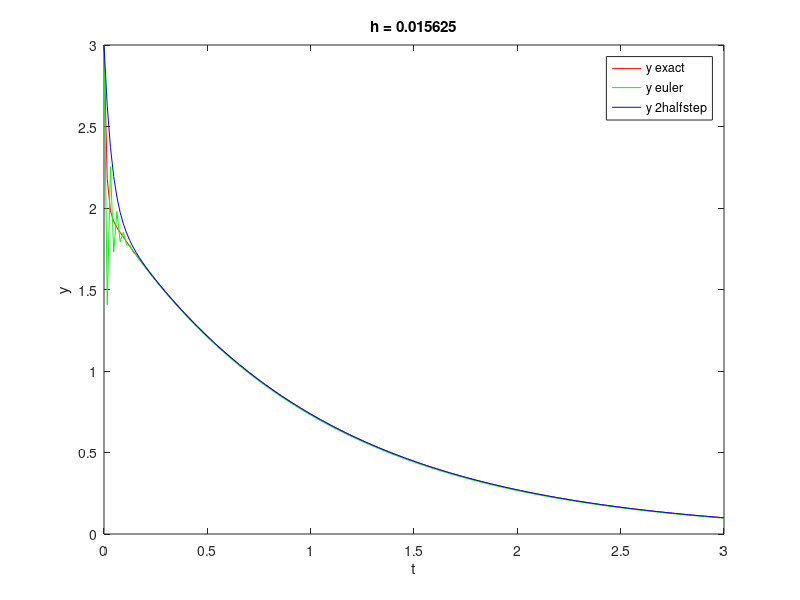
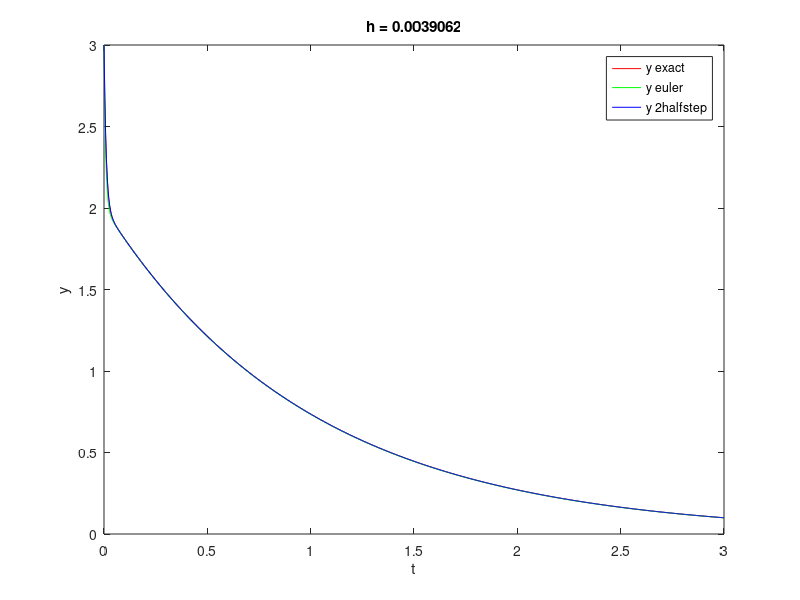

Reproduce these figures in MATLAB, in order.
%E32
h = [1/8 1/64 1/256]
N = 3./h

for it=1:length(h)
##  it=2;
  disp(["h = ",num2str(h(it))]);
  dy = zeros(N(it)+1, 3);
  ym = zeros(N(it)+1, 4); #y(:,1)=exact, y(:,2)=euler, y(:,3)=second half, y(:,4)=third half 
  ym(1,:) = 3;
  dy(1,:) = -102;
  t = linspace(0, 3, N(it)+1);
  #exact:
  for i=1:length(t)
    ym(i,1) = 2*(e^(-t(i)))+e^(-100*t(i));
  endfor
  for i=1:N(it)
    #euler:
    ym(i+1,2) = ym(i,2)+h(it)*dy(i,1);
    dy(i+1,1) = dy(i,1)+h(it)*(-101*dy(i,1)-100*ym(i,2));
    
    #2nd half step:
    ky1 = dy(i,2);
    kz1 = -101*dy(i,2) - 100*ym(i,3); 
    ky2 = dy(i,2)+h(it)*kz1;
    kz2 = -101*(dy(i,2)+h(it)*kz1) - 100*(ym(i,3)+h(it)*ky1);
    ym(i+1,3) = ym(i,3) + 0.5*h(it)*(ky1 + ky2);
    dy(i+1,2) = dy(i,2) + 0.5*h(it)*(kz1 + kz2);
    
  endfor
  if it == 1
    disp("[y_exact, y_euler, y_2, y_3] = ");
    disp(ym);
  else
    plot(t,ym(:,1),"r", t,ym(:,2),"g", t,ym(:,3),"b");
    title(["h = ",num2str(h(it))]); xlabel('t'); ylabel('y'); legend({'y exact','y euler','y 2halfstep'},'Location','northeast');
    figure()
  endif  
endfor